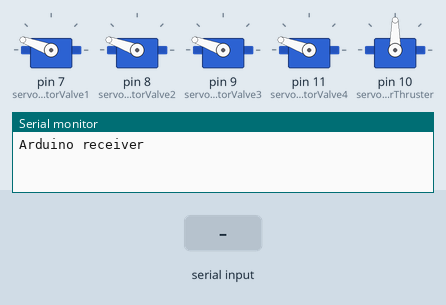
The sketch below on a simulated Arduino Mega 2560, built with avr-gcc and run on an emulated ATmega2560. On the bench: 5 × servo, the last lines printed to the serial monitor. The inputs (shaded band) are chosen by the test bench.

Above: at 1.2 s.
1.3 s: "5\n" received over the second serial link
At 3.35 s:
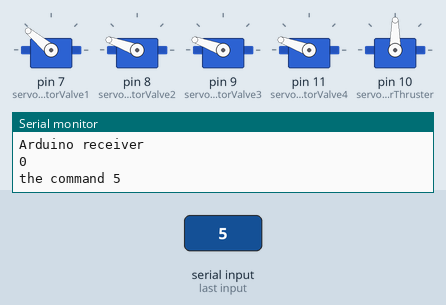
At 4.55 s:
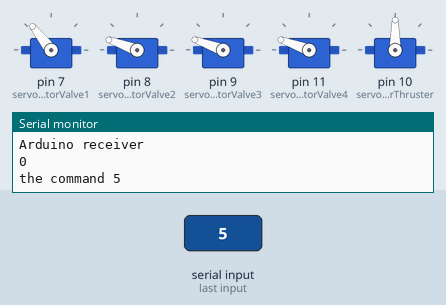
Timing chart, 0 to 19.3 s (numbered marks = the images above; inputs shaded):
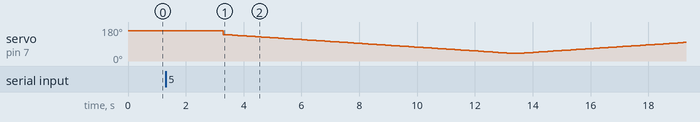

The sketch:

Slave_Propulsion.ino
```cpp
/*-----------------------------------------------------------------------------

 Slave_Propulsion.ino

 @authors: Tyler Rose

 @date: 4/7/2024

 @brief: This code for the StarTanker project represents the slave Arduino Mega program used
for manual control and testing of the propulsion system via Bluetooth communication.
It enables a user to operate and verify the movement of servo motors connected
to valves and thrusters in the satellite refueling system. The system receives
commands from a master Bluetooth device to perform specific actions on the servos,
simulating real-world propulsion and refueling behaviors.
------------------------------------------------------------------------------*/

#include <SoftwareSerial.h>
#include <Servo.h>

Servo servoMotorValve1;
Servo servoMotorValve2;
Servo servoMotorValve3;
Servo servoMotorValve4;
Servo servoMotorThruster;

#define BT_NAME   "BT_Slave"

//SoftwareSerial mySerial(3, 4); // RX, TX

void setup()
{
  //Home Valves
  homeValve(160, servoMotorValve1);
  homeValve(160, servoMotorValve2);
  homeValve(160, servoMotorValve3);
  homeValve(160, servoMotorValve4);

  Serial.begin(9600);// Initialize serial communication at 9600 baud rate

  Serial1.begin(9600);// Initialize serial1 communication at 9600 baud rate
  Serial.println("Arduino receiver");

  servoMotorValve1.attach(7);// Attach servo 1 to pin 7
  servoMotorValve2.attach(8);// Attach servo 2 to pin 8
  servoMotorValve3.attach(9);// Attach servo 3 to pin 9
  servoMotorValve4.attach(11); // Attach servo 4 to pin 11
  servoMotorThruster.attach(10); // Attach servo 5 to pin 10

}

void loop()
{
  if (Serial1.available()) {
    int command = Serial1.parseInt(); // Read the incoming command
    Serial.println(Serial1.parseInt());
    Serial.print("the command ");
    Serial.println(command);


    if (command == 5) {
      openValve(servoMotorValve1); // Move servo 1 from 80 to 150 then back to 80 in 10 ms
    }
    else if (command == 6) {
      openValve(servoMotorValve2); // Move servo 1 from 80 to 150 then back to 80 in 10 ms
    }
    else if (command == 7) {
      openValve(servoMotorValve3); // Move servo 1 from 80 to 150 then back to 80 in 10 ms
    }
    else if (command == 8) {
      openValve(servoMotorValve4); // Move servo 1 from 80 to 150 then back to 80 in 10 ms
    }
    else if (command == 2) {
      moveThruster(30, servoMotorThruster); // Move servo 2 to position 0
    }
    else if (command == 3) {
      moveThruster(90, servoMotorThruster); // Move servo 2 to position 90
    }
    else if (command == 4) {
      moveThruster(150, servoMotorThruster); // Move servo 2 to position 180
    }
  }


  if (Serial1.available()) {
    Serial1.println(Serial.parseInt());
  }
}


void openValve(Servo &servo) {
  for (int pos = 140; pos >= 40; pos--) { // Move from 80 to 150
    servo.write(pos);
    delay(100);
  }
  for (int pos = 40; pos <= 140; pos++) { // Move from 150 back to 80
    servo.write(pos);
    delay(100);
  }
}

void moveThruster(int targetPosition, Servo &servo) {
  servo.write(targetPosition); // Move the specified servo to the specified position
}
void homeValve(int targetPosition, Servo &servo) {
  servo.write(targetPosition); // Move the specified servo to the specified position
}
```

Measured:
- after the input at 1.3 s, servo on pin 7 (servoMotorValve1): 160° → 140° after 2.0 s, → 139° 0.10 s later, → 138° 0.10 s later, → 137° 0.10 s later, … (159 changes in this stretch)
